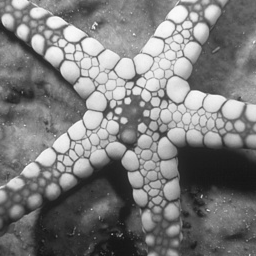
#> input picture set12/04.png, 256 x 256 px
$ python fig_data_construction.py
#> lines starting #> are read from the running program, lines starting #| are printed output that depends on the picture
### SURE_SVD/utils/patch_utils.py
"""
patch_utils.py
──────────────
Shared utilities for Set12-based patch experiments.

Design
──────
1. Images loaded as float64, normalised to [0, 1].
2. Patch size: 32×32 (good balance of low-rank structure vs. computation).
3. Signal X for each patch = the original patch itself (full rank).
4. "Similar patches" are found by top-K NCC search (no hard threshold),
   so every query always yields K candidates.
5. Monte Carlo replicates = re-sample noise W on the SAME fixed X.
   The similar patches are used to show robustness across image content.
"""

import os
import numpy as np
from PIL import Image
from typing import List, Tuple, Dict, Optional

SET12_DIR = os.path.join(os.path.dirname(os.path.abspath(__file__)), "..", "..", "set12")
IMAGE_NAMES = [f"{i:02d}.png" for i in range(1, 13)]


def load_image(name: str) -> np.ndarray:
    """Load a Set12 image as float64 in [0, 1]."""
#> called with name = '04.png'
    path = os.path.join(SET12_DIR, name)
    return np.array(Image.open(path).convert("L"), dtype=np.float64) / 255.0


def extract_patches(img: np.ndarray, patch_size: int = 32,
                    stride: int = 4) -> Tuple[np.ndarray, List[Tuple[int, int]]]:
    """Extract all (patch_size × patch_size) patches with given stride."""
#> called with patch_size = 32, stride = 4
    H, W = img.shape
#> H = 256; W = 256
    P = patch_size
    patches, positions = [], []
    for r in range(0, H - P + 1, stride):
        for c in range(0, W - P + 1, stride):
            patches.append(img[r:r + P, c:c + P])
            positions.append((r, c))
#> after the loop, patches = 3249 items; positions = 3249 pairs, first value 0 to 224, second value 0 to 224
    return np.array(patches), positions


def ncc_scores(query: np.ndarray, patches: np.ndarray) -> np.ndarray:
    """Compute NCC between query and every patch in patches."""
    q = query.ravel() - query.mean()
    nq = np.linalg.norm(q)
    if nq < 1e-12:
        return np.zeros(len(patches))
    flat = patches.reshape(len(patches), -1).astype(np.float64)
    flat = flat - flat.mean(axis=1, keepdims=True)
    norms = np.linalg.norm(flat, axis=1)
    norms = np.maximum(norms, 1e-12)
    return (flat @ q) / (norms * nq)


def find_top_k_similar(query: np.ndarray, patches: np.ndarray,
                        k: int = 50,
                        exclude_idx: Optional[int] = None) -> Tuple[np.ndarray, np.ndarray]:
    """Return the top-k most similar patches (by NCC) to query."""
    scores = ncc_scores(query, patches)
    if exclude_idx is not None:
        scores[exclude_idx] = -2.0
    order = np.argsort(scores)[::-1][:k]
    return patches[order], scores[order]


# [74 lines left out: functions low_rank_approx, build_patch_collection, not called in this run]


def tau_from_psnr(patch: np.ndarray, psnr_db: float) -> float:
    """Compute tau corresponding to a given PSNR."""
    return 10 ** (-psnr_db / 20.0)


# [8 lines that do not run on import are left out]

### SURE_SVD/utils/fig_data_construction.py
"""
fig_data_construction.py
────────────────────────
Section 5 data-construction schematic.
Purpose: Show the reader how the test matrices X are built from Set12 images.
X = a single 32×32 query patch (full rank), NOT the grouped matrix.
Layout: horizontal pipeline, large figure.
"""
import numpy as np
import matplotlib
matplotlib.use('Agg')
import matplotlib.pyplot as plt
from matplotlib.patches import Rectangle
from matplotlib.gridspec import GridSpec
import matplotlib.patheffects as pe
import os
import sys
sys.path.insert(0, os.path.dirname(os.path.abspath(__file__)))
from patch_utils import load_image, extract_patches, find_top_k_similar

OUT_DIR = os.path.dirname(os.path.abspath(__file__))


def generate_schematic(image_name='01.png', patch_size=32, stride=4,
                       n_similar=50, seed=2024, save_path=None):
    rng = np.random.default_rng(seed)
    P = patch_size

    # ── Load image and select a visually interesting query ─────────────────
    img = load_image(image_name)
    patches, positions = extract_patches(img, P, stride)
    variances = np.var(patches.reshape(len(patches), -1), axis=1)
#> variances = 3249 values, max 0.0801 at index 1130, min 8.43e-05 at index 2213, mean 0.0273
    top_idx = np.argsort(variances)[-len(variances) // 5:]
#> top_idx = 650 values, max 2767 at index 120, min 11 at index 94, mean 1286.4
    qi = rng.choice(top_idx)
#> qi = 673
    query = patches[qi]
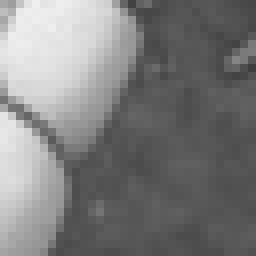
#> query: shape (32, 32) float64 (shown 8 times larger); min 0.243, max 0.937, mean 0.49
    qr, qc = positions[qi]
#> qr = 44; qc = 184

    # ── Find top-50 similar patches ───────────────────────────────────────
    similar, ncc_vals = find_top_k_similar(query, patches, k=n_similar, exclude_idx=qi)
#> in ncc_scores, `q = query.ravel() - query.mean()`: q = 1024 values, max 0.447 at index 4, min -0.247 at index 287, mean -1.39e-17
#> in ncc_scores, `nq = np.linalg.norm(q)`: nq = 6.86
#> in ncc_scores, `flat = patches.reshape(len(patches), -1).astype(np.float64)`:
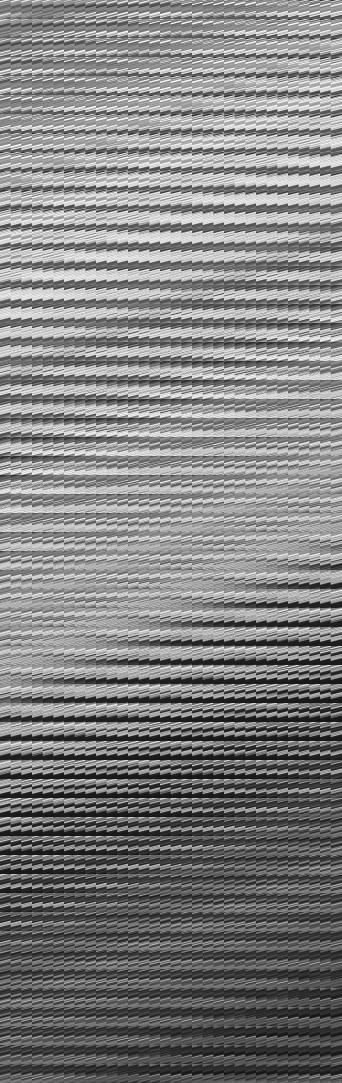
#> flat: shape (3249, 1024) float64 (shown at 1/3 size); min 0.0745, max 0.98, mean 0.507
#> in ncc_scores, `flat = flat - flat.mean(axis=1, keepdims=True)`:
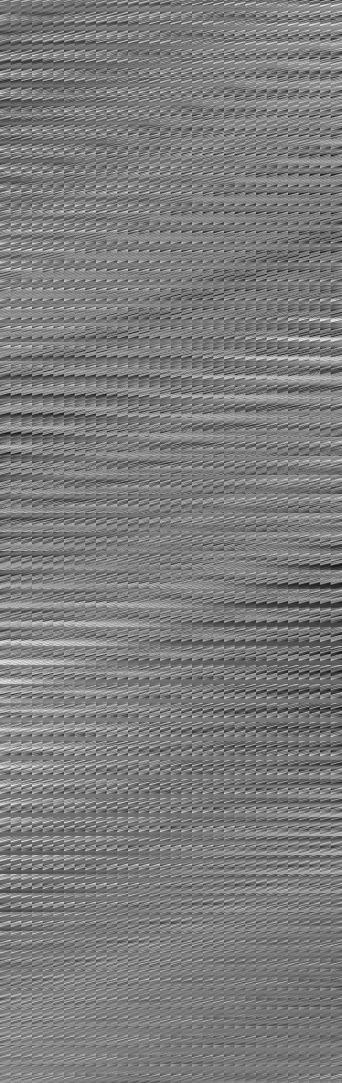
#> flat: shape (3249, 1024) float64 (shown at 1/3 size); min -0.613, max 0.638, mean -1.76e-17; drawn with min black and max white
#> in ncc_scores, `norms = np.linalg.norm(flat, axis=1)`: norms = 3249 values, max 9.06 at index 1130, min 0.294 at index 2213, mean 4.97
#> in find_top_k_similar, `scores = ncc_scores(query, patches)`: scores = 3249 values, max 1 at index 673, min -0.778 at index 2898, mean 0.0158
#> in find_top_k_similar, `order = np.argsort(scores)[::-1][:k]`: order = 50 values, max 3197 at index 28, min 108 at index 19, mean 1437.6
#> ncc_vals = 50 values, max 0.897 at index 0, min 0.711 at index 49, mean 0.787

    # ── SVD of query patch ────────────────────────────────────────────────
    sv_query = np.linalg.svd(query, full_matrices=False)[1]
#> sv_query = 32 values, max 16.85 at index 0, min 0.00124 at index 31, mean 0.775

    # ══════════════════════════════════════════════════════════════════════
    # Figure: 5 logical columns
    #   [Source image] [Arrow] [Query patch] [Arrow] [Neighbours 3×2 + SV plot]
    # ══════════════════════════════════════════════════════════════════════
    fig = plt.figure(figsize=(22, 8), dpi=300, facecolor='white')

    gs_main = GridSpec(1, 5, figure=fig,
                       width_ratios=[3.0, 0.6, 1.8, 0.6, 7.0],
                       wspace=0.06,
                       left=0.02, right=0.98, top=0.88, bottom=0.10)

    # ── Column 0: Set12 image with red box ────────────────────────────────
    ax_img = fig.add_subplot(gs_main[0])
    ax_img.imshow(img, cmap='gray', vmin=0, vmax=1)
    rect = Rectangle((qc - 0.5, qr - 0.5), P, P,
                     linewidth=3, edgecolor='red', facecolor='none', zorder=5)
    ax_img.add_patch(rect)
    ax_img.set_title('Set12 image\n(grayscale, [0, 1])', fontsize=16, fontweight='bold', pad=12)
    ax_img.axis('off')
    ax_img.text(qc + P/2, qr + P + 12, 'query', color='red', fontsize=14,
                ha='center', va='top', fontweight='bold',
                path_effects=[pe.withStroke(linewidth=2.5, foreground='white')])

    # ── Column 1: Arrow "extract" ─────────────────────────────────────────
    ax_a1 = fig.add_subplot(gs_main[1])
    ax_a1.axis('off')
    ax_a1.annotate('', xy=(0.9, 0.5), xytext=(0.1, 0.5),
                   xycoords='axes fraction', textcoords='axes fraction',
                   arrowprops=dict(arrowstyle='->', lw=3, color='#2c3e50'))
    ax_a1.text(0.5, 0.56, 'extract', ha='center', va='bottom',
               fontsize=14, color='#2c3e50', transform=ax_a1.transAxes)

    # ── Column 2: Query patch enlarged ───────────────────────────────────
    ax_q = fig.add_subplot(gs_main[2])
    ax_q.imshow(query, cmap='gray', vmin=0, vmax=1)
    for spine in ax_q.spines.values():
        spine.set_edgecolor('red')
        spine.set_linewidth(3.5)
    ax_q.set_xticks([]); ax_q.set_yticks([])
    ax_q.set_title(r'Query patch $X$' + '\n' + r'$X \in \mathbb{R}^{32 \times 32}$',
                   fontsize=16, fontweight='bold', color='red', pad=12)
    ax_q.text(0.5, -0.08, '(signal matrix for\nMonte Carlo experiments)',
              ha='center', va='top', fontsize=13, color='#555555',
              transform=ax_q.transAxes)

    # ── Column 3: Arrow "NCC search" ──────────────────────────────────────
    ax_a2 = fig.add_subplot(gs_main[3])
    ax_a2.axis('off')
    ax_a2.annotate('', xy=(0.9, 0.5), xytext=(0.1, 0.5),
                   xycoords='axes fraction', textcoords='axes fraction',
                   arrowprops=dict(arrowstyle='->', lw=3, color='#2c3e50'))
    ax_a2.text(0.5, 0.56, 'NCC\nsearch', ha='center', va='bottom',
               fontsize=14, color='#2c3e50', transform=ax_a2.transAxes)

    # ── Column 4: Neighbours (3×2 grid) + SV stem plot ───────────────────
    gs_right = GridSpec(1, 2, figure=fig,
                        width_ratios=[1.0, 0.9],
                        wspace=0.25,
                        left=gs_main[4].get_position(fig).x0,
                        right=gs_main[4].get_position(fig).x1,
                        top=gs_main[4].get_position(fig).y1,
                        bottom=gs_main[4].get_position(fig).y0)

    right_pos = gs_right[0].get_position(fig)
    rx0, ry0, rx1, ry1 = right_pos.x0, right_pos.y0, right_pos.x1, right_pos.y1
    n_show = 6
    n_cols, n_rows = 3, 2
    gap_x = 0.012
    gap_y = 0.06
    patch_w = (rx1 - rx0 - (n_cols - 1) * gap_x) / n_cols
    patch_h = patch_w * (fig.get_figwidth() / fig.get_figheight())
    total_h = n_rows * patch_h + (n_rows - 1) * gap_y
    y_start = (ry0 + ry1) / 2 + total_h / 2

    for idx in range(n_show):
        row = idx // n_cols
        col = idx % n_cols
        x = rx0 + col * (patch_w + gap_x)
        y = y_start - (row + 1) * patch_h - row * gap_y
        ax_p = fig.add_axes([x, y, patch_w, patch_h])
        ax_p.imshow(similar[idx], cmap='gray', vmin=0, vmax=1)
        for spine in ax_p.spines.values():
            spine.set_edgecolor('#2980b9')
            spine.set_linewidth(2.5)
        ax_p.set_xticks([]); ax_p.set_yticks([])
        ax_p.text(0.5, -0.06, f'NCC = {ncc_vals[idx]:.2f}',
                  ha='center', va='top', fontsize=12, color='#2980b9',
                  transform=ax_p.transAxes)

    fig.text((rx0 + rx1) / 2, y_start + 0.015,
             'Top-50 NCC neighbours\n(6 shown, from same image)',
             ha='center', va='bottom', fontsize=15, fontweight='bold', color='#2980b9')

    # ── SV stem plot ──────────────────────────────────────────────────────
    ax_sv = fig.add_subplot(gs_right[1])
    indices = np.arange(1, len(sv_query) + 1)
#> indices = 32 values from 1 to 32
    markerline, stemlines, baseline = ax_sv.stem(indices, sv_query,
                                                  linefmt='k-', markerfmt='ko',
                                                  basefmt=' ')
    markerline.set_markersize(4)
    stemlines.set_linewidth(1.2)
    ax_sv.set_yscale('log')
    ax_sv.set_xlabel('Index $i$', fontsize=14)
    ax_sv.set_ylabel(r'$\sigma_i(X)$', fontsize=14)
    ax_sv.set_title('Singular values of $X$\n(diagnostic; full rank)',
                    fontsize=15, fontweight='bold', color='#555555', pad=12)
    ax_sv.set_xlim(0.5, 32.5)
    ax_sv.grid(True, alpha=0.3, axis='y')
    ax_sv.tick_params(labelsize=8)

    # ── Bottom annotation ─────────────────────────────────────────────────
    param_text = ('Set12 dataset  |  grayscale [0, 1]  |  '
                  'patch size 32\u00d732  |  stride 4  |  '
                  '3 queries/image  |  24 queries total  |  '
                  'top-50 NCC neighbours per query')
    fig.text(0.5, 0.02, param_text, ha='center', va='bottom',
             fontsize=14, color='#333333', style='italic')

    # ── Save ──────────────────────────────────────────────────────────────
    if save_path:
        plt.savefig(save_path, dpi=300, bbox_inches='tight', facecolor='white')
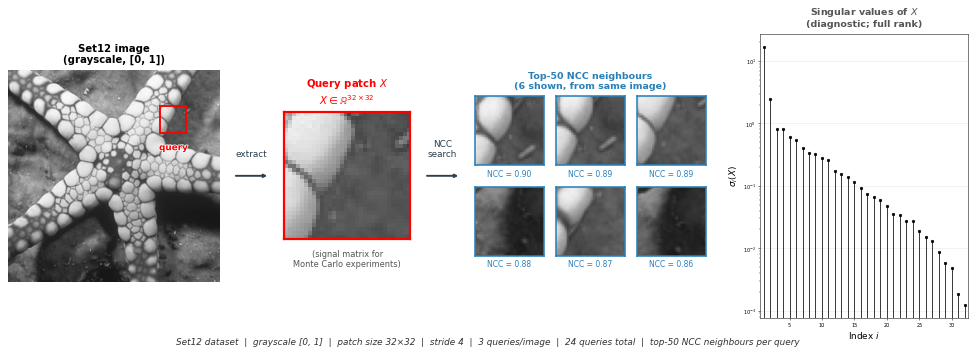
#> figure drawn by matplotlib, 9 panels; panel 9: curve peaks at x = 1, y = 16.85
        print(f"Saved: {save_path}")
        from PIL import Image as PILImage
#> (the run stopped early here; a loop or call above may not have finished)

$ run again, with set12/05.png copied over set12/04.png
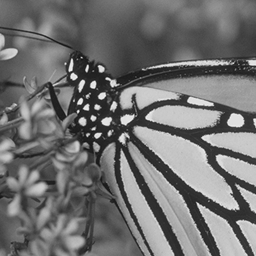
#> input picture set12/05.png, 256 x 256 px
#> after the loop in extract_patches, `for r in range(0, H - P + 1, stride):`: patches = 3249 items; positions = 3249 pairs, first value 0 to 224, second value 0 to 224
#> variances = 3249 values, max 0.0855 at index 1336, min 0.000424 at index 485, mean 0.0361
#> top_idx = 650 values, max 3243 at index 23, min 814 at index 19, mean 1915.6
#> qi = 1878
#> in generate_schematic, `query = patches[qi]`:
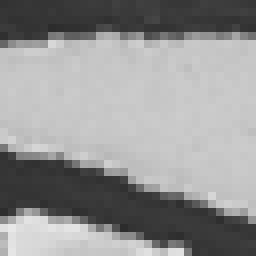
#> query: shape (32, 32) float64 (shown 8 times larger); min 0.173, max 0.91, mean 0.581
#> qr = 128; qc = 216
#> q = 1024 values, max 0.328 at index 897, min -0.409 at index 102, mean -8.33e-17
#> nq = 8.31
#> in ncc_scores, `flat = flat - flat.mean(axis=1, keepdims=True)`:
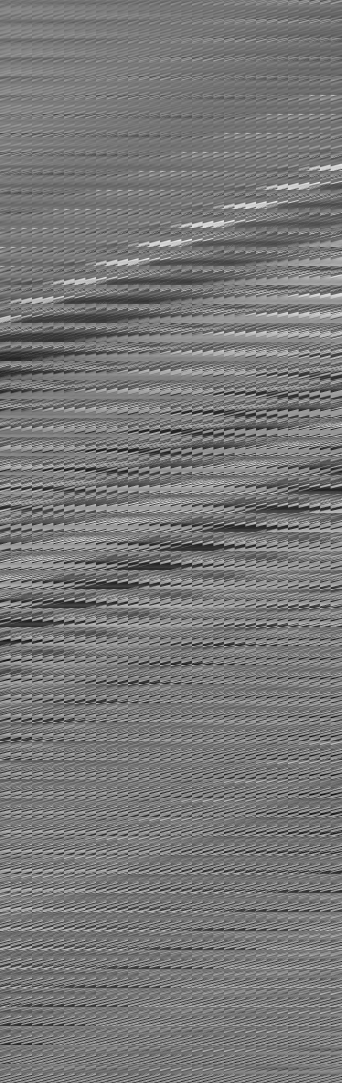
#> flat: shape (3249, 1024) float64 (shown at 1/3 size); min -0.61, max 0.681, mean -7.53e-18; drawn with min black and max white
#> norms = 3249 values, max 9.35 at index 1336, min 0.659 at index 485, mean 5.58
#> scores = 3249 values, max 1 at index 1878, min -0.618 at index 904, mean -0.00302
#> order = 50 values, max 2673 at index 42, min 1072 at index 40, mean 1574.2
#> ncc_vals = 50 values, max 0.894 at index 0, min 0.426 at index 49, mean 0.536
#> sv_query = 32 values, max 19.72 at index 0, min 0.00166 at index 31, mean 0.996
#> indices = 32 values from 1 to 32

$ run again, with set12/06.png copied over set12/04.png
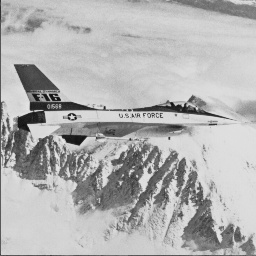
#> input picture set12/06.png, 256 x 256 px
#> after the loop in extract_patches, `for r in range(0, H - P + 1, stride):`: patches = 3249 items; positions = 3249 pairs, first value 0 to 224, second value 0 to 224
#> variances = 3249 values, max 0.107 at index 1487, min 2.02e-05 at index 1879, mean 0.0233
#> top_idx = 650 values, max 3073 at index 123, min 627 at index 81, mean 1562.8
#> qi = 2958
#> in generate_schematic, `query = patches[qi]`:
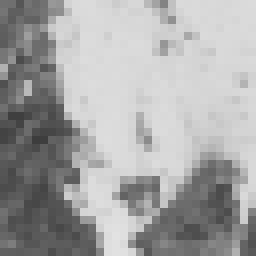
#> query: shape (32, 32) float64 (shown 8 times larger); min 0.239, max 0.886, mean 0.648
#> qr = 204
#> q = 1024 values, max 0.238 at index 942, min -0.409 at index 548, mean -1.18e-16
#> nq = 6.84
#> in ncc_scores, `flat = flat - flat.mean(axis=1, keepdims=True)`:
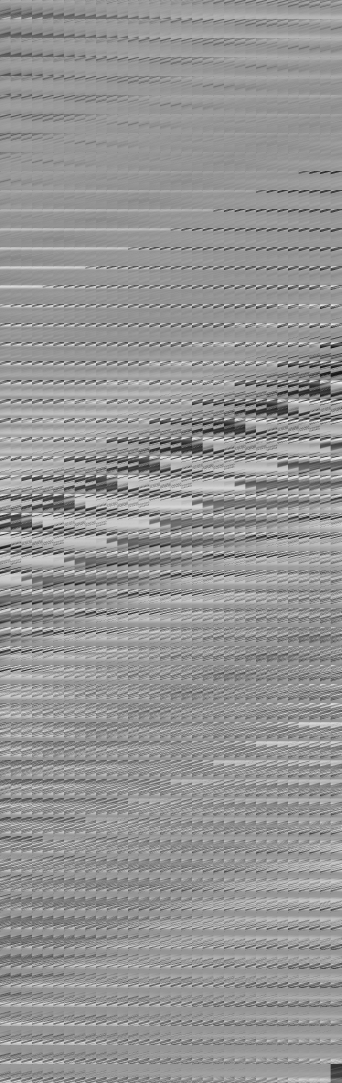
#> flat: shape (3249, 1024) float64 (shown at 1/3 size); min -0.722, max 0.512, mean -8.5e-17; drawn with min black and max white
#> norms = 3249 values, max 10.48 at index 1487, min 0.144 at index 1879, mean 4.09
#> scores = 3249 values, max 1 at index 2958, min -0.736 at index 2696, mean 0.0102
#> order = 50 values, max 3134 at index 35, min 327 at index 42, mean 1991.4
#> ncc_vals = 50 values, max 0.791 at index 0, min 0.51 at index 49, mean 0.567
#> sv_query = 32 values, max 21.57 at index 0, min 4.4e-05 at index 31, mean 1.06
#> indices = 32 values from 1 to 32

$ run again, with set12/07.png copied over set12/04.png
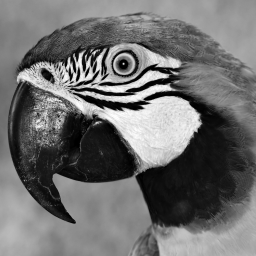
#> input picture set12/07.png, 256 x 256 px
#> after the loop in extract_patches, `for r in range(0, H - P + 1, stride):`: patches = 3249 items; positions = 3249 pairs, first value 0 to 224, second value 0 to 224
#> variances = 3249 values, max 0.164 at index 1281, min 0.0001 at index 2100, mean 0.0428
#> top_idx = 650 values, max 2259 at index 109, min 587 at index 61, mean 1271.9
#> qi = 753
#> in generate_schematic, `query = patches[qi]`:
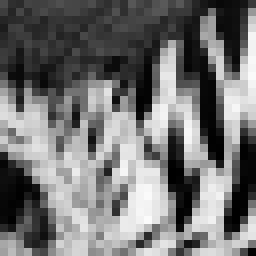
#> query: shape (32, 32) float64 (shown 8 times larger); min 0, max 0.984, mean 0.452
#> qr = 52; qc = 48
#> q = 1024 values, max 0.533 at index 882, min -0.452 at index 635, mean 2.78e-17
#> nq = 9.89
#> in ncc_scores, `flat = flat - flat.mean(axis=1, keepdims=True)`:
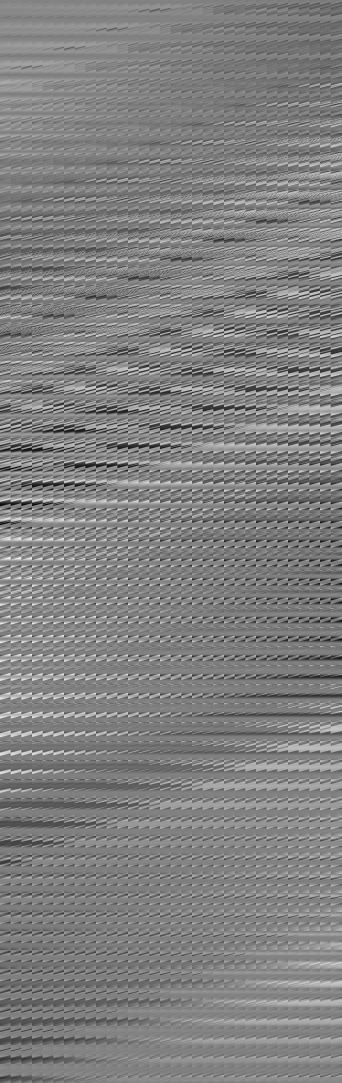
#> flat: shape (3249, 1024) float64 (shown at 1/3 size); min -0.88, max 0.858, mean 7.04e-18; drawn with min black and max white
#> norms = 3249 values, max 12.97 at index 1281, min 0.32 at index 2100, mean 5.66
#> scores = 3249 values, max 1 at index 753, min -0.462 at index 2314, mean -0.0024
#> order = 50 values, max 3239 at index 49, min 55 at index 31, mean 2641.4
#> ncc_vals = 50 values, max 0.47 at index 0, min 0.398 at index 49, mean 0.426
#> sv_query = 32 values, max 15.42 at index 0, min 0.00475 at index 31, mean 1.33
#> indices = 32 values from 1 to 32
